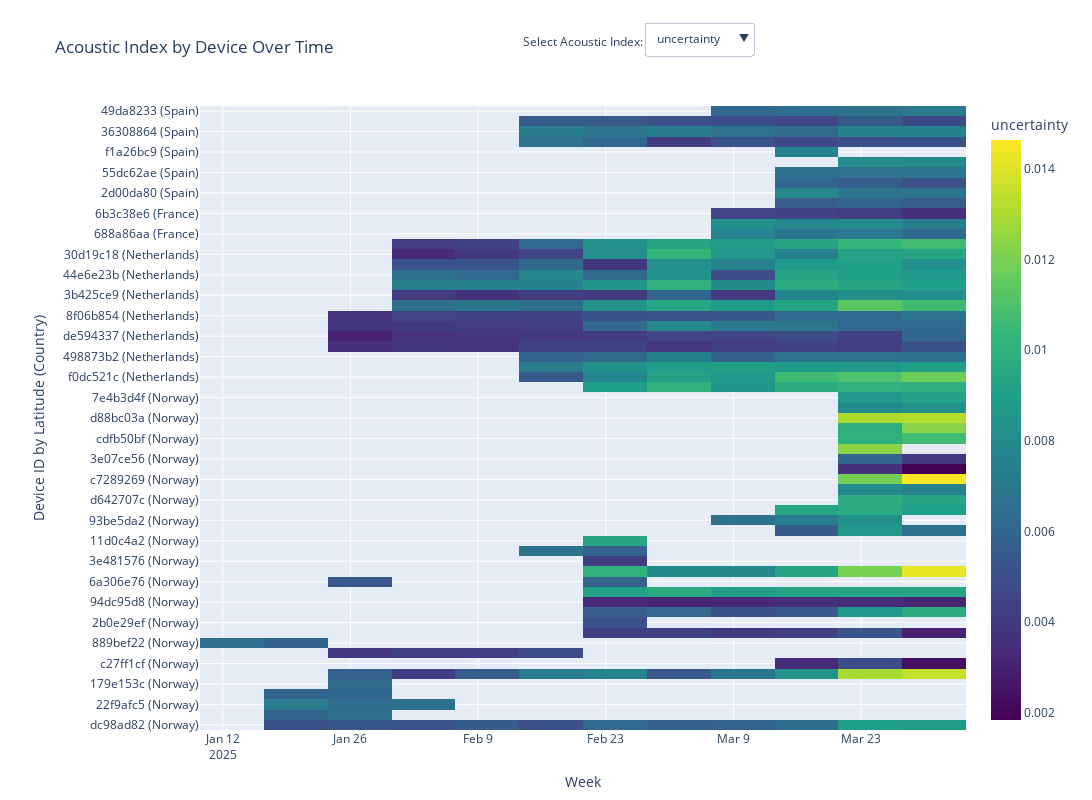

The notebook cell saved with this chart:
### Markdown cell above
# Plot uncertainty vs acoustic indices over time

### Code cell
import plotly.graph_objects as go

fig = go.Figure()

# Add a heatmap trace for each acoustic index
acoustic_indices = ['uncertainty', 'ACI', 'ADI', 'BI', 'Hf', 'NDSI', 'EVNspCount']

for i, index in enumerate(acoustic_indices):
    # Create pivot table but keep the ordering by latitude
    pivot_data = agg_df.pivot_table(
        values=index,
        index='device_id',
        columns=TIME_GRANULARITY,
        aggfunc='mean'
    )
    
    # Reorder the pivot table rows according to latitude
    pivot_data = pivot_data.reindex(device_labels['device_id'])
    
    # Set visibility
    visible = True if i == 0 else False
    
    # Add trace with ordered labels
    fig.add_trace(
        go.Heatmap(
            z=pivot_data.values,
            x=pivot_data.columns,
            y=device_labels['device_label'],  # Use the labels with country
            colorscale='Viridis',
            visible=visible,
            colorbar=dict(title=index),
            hovertemplate="Device: %{y}<br>{TIME_GRANULARITY}: %{x}<br>Value: %{z}<extra></extra>"
        )
    )

# Create buttons for dropdown menu
buttons = []
for i, index in enumerate(acoustic_indices):
    button = dict(
        method="update",
        label=index,
        args=[
            {"visible": [j == i for j in range(len(acoustic_indices))]},
            {"title": f"{index} by Device Over Time"}
        ]
    )
    buttons.append(button)

# Add dropdown menu
fig.update_layout(
    updatemenus=[
        dict(
            active=0,
            buttons=buttons,
            direction="down",
            pad={"r": 10, "t": 10},
            showactive=True,
            x=0.58,
            xanchor="left",
            y=1.15,
            yanchor="top"
        )
    ],
    title="Acoustic Index by Device Over Time",
    height=800,
    width=1200,
    xaxis_title="Week",
    yaxis_title="Device ID by Latitude (Country)",
    margin=dict(l=200, r=20, t=100, b=70),  # Increased left margin for longer labels
)

# Add a label for the dropdown
fig.add_annotation(
    text="Select Acoustic Index:",
    x=0.5,
    y=1.12,
    xref="paper",
    yref="paper",
    showarrow=False
)

# Show figure
fig.show()

### Figure 1 — Plotly figure (JSON) as saved in the notebook; plotly's stock layout.template omitted (floating-point values rounded to 4 significant figures; data arrays with more than 128 entries replaced by an {"elided": "..."} marker saying what was removed)
{"data": [{"colorbar": {"title": {"text": "uncertainty"}}, "colorscale": [[0, "#440154"], [0.1111, "#482878"], [0.2222, "#3e4989"], [0.3333, "#31688e"], [0.4444, "#26828e"], [0.5556, "#1f9e89"], [0.6667, "#35b779"], [0.7778, "#6ece58"], [0.8889, "#b5de2b"], [1, "#fde725"]], "hovertemplate": "Device: %{y}<br>Week: %{x}<br>Value: %{z}<extra></extra>", "type": "heatmap", "visible": true, "x": ["2025-01-13T00:00:00.000000", "2025-01-20T00:00:00.000000", "2025-01-27T00:00:00.000000", "2025-02-03T00:00:00.000000", "2025-02-10T00:00:00.000000", "2025-02-17T00:00:00.000000", "2025-02-24T00:00:00.000000", "2025-03-03T00:00:00.000000", "2025-03-10T00:00:00.000000", "2025-03-17T00:00:00.000000", "2025-03-24T00:00:00.000000", "2025-03-31T00:00:00.000000"], "y": ["dc98ad82 (Norway)", "1b36a79e (Norway)", "22f9afc5 (Norway)", "8ac55f2f (Norway)", "179e153c (Norway)", "4cb16fa2 (Norway)", "c27ff1cf (Norway)", "eb289bed (Norway)", "889bef22 (Norway)", "20069731 (Norway)", "2b0e29ef (Norway)", "d51cd90c (Norway)", "94dc95d8 (Norway)", "3c94309d (Norway)", "6a306e76 (Norway)", "1920e8d5 (Norway)", "3e481576 (Norway)", "932ef8d5 (Norway)", "11d0c4a2 (Norway)", "3b0c3815 (Norway)", "93be5da2 (Norway)", "e848f182 (Norway)", "d642707c (Norway)", "5bc534f0 (Norway)", "c7289269 (Norway)", "29eb3e1b (Norway)", "3e07ce56 (Norway)", "941752da (Norway)", "cdfb50bf (Norway)", "b91151a3 (Norway)", "d88bc03a (Norway)", "5a6ba752 (Norway)", "7e4b3d4f (Norway)", "d7a35b3c (Netherlands)", "f0dc521c (Netherlands)", "d593cb78 (Netherlands)", "498873b2 (Netherlands)", "9a2290fc (Netherlands)", "de594337 (Netherlands)", "6174ecbe (Netherlands)", "8f06b854 (Netherlands)", "cfc291d3 (Netherlands)", "3b425ce9 (Netherlands)", "fb104ba8 (Netherlands)", "44e6e23b (Netherlands)", "63c64349 (Netherlands)", "30d19c18 (Netherlands)", "438d2740 (Netherlands)", "688a86aa (France)", "c1405178 (France)", "6b3c38e6 (France)", "613266b (Spain)", "2d00da80 (Spain)", "1c1dcfe8 (Spain)", "55dc62ae (Spain)", "379e35d4 (Spain)", "f1a26bc9 (Spain)", "b5812468 (Spain)", "36308864 (Spain)", "8e7fead8 (Spain)", "49da8233 (Spain)"], "z": {"elided": "61x12 float values"}}, {"colorbar": {"title": {"text": "ACI"}}, "colorscale": [[0, "#440154"], [0.1111, "#482878"], [0.2222, "#3e4989"], [0.3333, "#31688e"], [0.4444, "#26828e"], [0.5556, "#1f9e89"], [0.6667, "#35b779"], [0.7778, "#6ece58"], [0.8889, "#b5de2b"], [1, "#fde725"]], "hovertemplate": "Device: %{y}<br>Week: %{x}<br>Value: %{z}<extra></extra>", "type": "heatmap", "visible": false, "x": ["2025-01-13T00:00:00.000000", "2025-01-20T00:00:00.000000", "2025-01-27T00:00:00.000000", "2025-02-03T00:00:00.000000", "2025-02-10T00:00:00.000000", "2025-02-17T00:00:00.000000", "2025-02-24T00:00:00.000000", "2025-03-03T00:00:00.000000", "2025-03-10T00:00:00.000000", "2025-03-17T00:00:00.000000", "2025-03-24T00:00:00.000000", "2025-03-31T00:00:00.000000"], "y": ["dc98ad82 (Norway)", "1b36a79e (Norway)", "22f9afc5 (Norway)", "8ac55f2f (Norway)", "179e153c (Norway)", "4cb16fa2 (Norway)", "c27ff1cf (Norway)", "eb289bed (Norway)", "889bef22 (Norway)", "20069731 (Norway)", "2b0e29ef (Norway)", "d51cd90c (Norway)", "94dc95d8 (Norway)", "3c94309d (Norway)", "6a306e76 (Norway)", "1920e8d5 (Norway)", "3e481576 (Norway)", "932ef8d5 (Norway)", "11d0c4a2 (Norway)", "3b0c3815 (Norway)", "93be5da2 (Norway)", "e848f182 (Norway)", "d642707c (Norway)", "5bc534f0 (Norway)", "c7289269 (Norway)", "29eb3e1b (Norway)", "3e07ce56 (Norway)", "941752da (Norway)", "cdfb50bf (Norway)", "b91151a3 (Norway)", "d88bc03a (Norway)", "5a6ba752 (Norway)", "7e4b3d4f (Norway)", "d7a35b3c (Netherlands)", "f0dc521c (Netherlands)", "d593cb78 (Netherlands)", "498873b2 (Netherlands)", "9a2290fc (Netherlands)", "de594337 (Netherlands)", "6174ecbe (Netherlands)", "8f06b854 (Netherlands)", "cfc291d3 (Netherlands)", "3b425ce9 (Netherlands)", "fb104ba8 (Netherlands)", "44e6e23b (Netherlands)", "63c64349 (Netherlands)", "30d19c18 (Netherlands)", "438d2740 (Netherlands)", "688a86aa (France)", "c1405178 (France)", "6b3c38e6 (France)", "613266b (Spain)", "2d00da80 (Spain)", "1c1dcfe8 (Spain)", "55dc62ae (Spain)", "379e35d4 (Spain)", "f1a26bc9 (Spain)", "b5812468 (Spain)", "36308864 (Spain)", "8e7fead8 (Spain)", "49da8233 (Spain)"], "z": {"elided": "61x12 float values"}}, {"colorbar": {"title": {"text": "ADI"}}, "colorscale": [[0, "#440154"], [0.1111, "#482878"], [0.2222, "#3e4989"], [0.3333, "#31688e"], [0.4444, "#26828e"], [0.5556, "#1f9e89"], [0.6667, "#35b779"], [0.7778, "#6ece58"], [0.8889, "#b5de2b"], [1, "#fde725"]], "hovertemplate": "Device: %{y}<br>Week: %{x}<br>Value: %{z}<extra></extra>", "type": "heatmap", "visible": false, "x": ["2025-01-13T00:00:00.000000", "2025-01-20T00:00:00.000000", "2025-01-27T00:00:00.000000", "2025-02-03T00:00:00.000000", "2025-02-10T00:00:00.000000", "2025-02-17T00:00:00.000000", "2025-02-24T00:00:00.000000", "2025-03-03T00:00:00.000000", "2025-03-10T00:00:00.000000", "2025-03-17T00:00:00.000000", "2025-03-24T00:00:00.000000", "2025-03-31T00:00:00.000000"], "y": ["dc98ad82 (Norway)", "1b36a79e (Norway)", "22f9afc5 (Norway)", "8ac55f2f (Norway)", "179e153c (Norway)", "4cb16fa2 (Norway)", "c27ff1cf (Norway)", "eb289bed (Norway)", "889bef22 (Norway)", "20069731 (Norway)", "2b0e29ef (Norway)", "d51cd90c (Norway)", "94dc95d8 (Norway)", "3c94309d (Norway)", "6a306e76 (Norway)", "1920e8d5 (Norway)", "3e481576 (Norway)", "932ef8d5 (Norway)", "11d0c4a2 (Norway)", "3b0c3815 (Norway)", "93be5da2 (Norway)", "e848f182 (Norway)", "d642707c (Norway)", "5bc534f0 (Norway)", "c7289269 (Norway)", "29eb3e1b (Norway)", "3e07ce56 (Norway)", "941752da (Norway)", "cdfb50bf (Norway)", "b91151a3 (Norway)", "d88bc03a (Norway)", "5a6ba752 (Norway)", "7e4b3d4f (Norway)", "d7a35b3c (Netherlands)", "f0dc521c (Netherlands)", "d593cb78 (Netherlands)", "498873b2 (Netherlands)", "9a2290fc (Netherlands)", "de594337 (Netherlands)", "6174ecbe (Netherlands)", "8f06b854 (Netherlands)", "cfc291d3 (Netherlands)", "3b425ce9 (Netherlands)", "fb104ba8 (Netherlands)", "44e6e23b (Netherlands)", "63c64349 (Netherlands)", "30d19c18 (Netherlands)", "438d2740 (Netherlands)", "688a86aa (France)", "c1405178 (France)", "6b3c38e6 (France)", "613266b (Spain)", "2d00da80 (Spain)", "1c1dcfe8 (Spain)", "55dc62ae (Spain)", "379e35d4 (Spain)", "f1a26bc9 (Spain)", "b5812468 (Spain)", "36308864 (Spain)", "8e7fead8 (Spain)", "49da8233 (Spain)"], "z": {"elided": "61x12 float values"}}, {"colorbar": {"title": {"text": "BI"}}, "colorscale": [[0, "#440154"], [0.1111, "#482878"], [0.2222, "#3e4989"], [0.3333, "#31688e"], [0.4444, "#26828e"], [0.5556, "#1f9e89"], [0.6667, "#35b779"], [0.7778, "#6ece58"], [0.8889, "#b5de2b"], [1, "#fde725"]], "hovertemplate": "Device: %{y}<br>Week: %{x}<br>Value: %{z}<extra></extra>", "type": "heatmap", "visible": false, "x": ["2025-01-13T00:00:00.000000", "2025-01-20T00:00:00.000000", "2025-01-27T00:00:00.000000", "2025-02-03T00:00:00.000000", "2025-02-10T00:00:00.000000", "2025-02-17T00:00:00.000000", "2025-02-24T00:00:00.000000", "2025-03-03T00:00:00.000000", "2025-03-10T00:00:00.000000", "2025-03-17T00:00:00.000000", "2025-03-24T00:00:00.000000", "2025-03-31T00:00:00.000000"], "y": ["dc98ad82 (Norway)", "1b36a79e (Norway)", "22f9afc5 (Norway)", "8ac55f2f (Norway)", "179e153c (Norway)", "4cb16fa2 (Norway)", "c27ff1cf (Norway)", "eb289bed (Norway)", "889bef22 (Norway)", "20069731 (Norway)", "2b0e29ef (Norway)", "d51cd90c (Norway)", "94dc95d8 (Norway)", "3c94309d (Norway)", "6a306e76 (Norway)", "1920e8d5 (Norway)", "3e481576 (Norway)", "932ef8d5 (Norway)", "11d0c4a2 (Norway)", "3b0c3815 (Norway)", "93be5da2 (Norway)", "e848f182 (Norway)", "d642707c (Norway)", "5bc534f0 (Norway)", "c7289269 (Norway)", "29eb3e1b (Norway)", "3e07ce56 (Norway)", "941752da (Norway)", "cdfb50bf (Norway)", "b91151a3 (Norway)", "d88bc03a (Norway)", "5a6ba752 (Norway)", "7e4b3d4f (Norway)", "d7a35b3c (Netherlands)", "f0dc521c (Netherlands)", "d593cb78 (Netherlands)", "498873b2 (Netherlands)", "9a2290fc (Netherlands)", "de594337 (Netherlands)", "6174ecbe (Netherlands)", "8f06b854 (Netherlands)", "cfc291d3 (Netherlands)", "3b425ce9 (Netherlands)", "fb104ba8 (Netherlands)", "44e6e23b (Netherlands)", "63c64349 (Netherlands)", "30d19c18 (Netherlands)", "438d2740 (Netherlands)", "688a86aa (France)", "c1405178 (France)", "6b3c38e6 (France)", "613266b (Spain)", "2d00da80 (Spain)", "1c1dcfe8 (Spain)", "55dc62ae (Spain)", "379e35d4 (Spain)", "f1a26bc9 (Spain)", "b5812468 (Spain)", "36308864 (Spain)", "8e7fead8 (Spain)", "49da8233 (Spain)"], "z": {"elided": "61x12 float values"}}, {"colorbar": {"title": {"text": "Hf"}}, "colorscale": [[0, "#440154"], [0.1111, "#482878"], [0.2222, "#3e4989"], [0.3333, "#31688e"], [0.4444, "#26828e"], [0.5556, "#1f9e89"], [0.6667, "#35b779"], [0.7778, "#6ece58"], [0.8889, "#b5de2b"], [1, "#fde725"]], "hovertemplate": "Device: %{y}<br>Week: %{x}<br>Value: %{z}<extra></extra>", "type": "heatmap", "visible": false, "x": ["2025-01-13T00:00:00.000000", "2025-01-20T00:00:00.000000", "2025-01-27T00:00:00.000000", "2025-02-03T00:00:00.000000", "2025-02-10T00:00:00.000000", "2025-02-17T00:00:00.000000", "2025-02-24T00:00:00.000000", "2025-03-03T00:00:00.000000", "2025-03-10T00:00:00.000000", "2025-03-17T00:00:00.000000", "2025-03-24T00:00:00.000000", "2025-03-31T00:00:00.000000"], "y": ["dc98ad82 (Norway)", "1b36a79e (Norway)", "22f9afc5 (Norway)", "8ac55f2f (Norway)", "179e153c (Norway)", "4cb16fa2 (Norway)", "c27ff1cf (Norway)", "eb289bed (Norway)", "889bef22 (Norway)", "20069731 (Norway)", "2b0e29ef (Norway)", "d51cd90c (Norway)", "94dc95d8 (Norway)", "3c94309d (Norway)", "6a306e76 (Norway)", "1920e8d5 (Norway)", "3e481576 (Norway)", "932ef8d5 (Norway)", "11d0c4a2 (Norway)", "3b0c3815 (Norway)", "93be5da2 (Norway)", "e848f182 (Norway)", "d642707c (Norway)", "5bc534f0 (Norway)", "c7289269 (Norway)", "29eb3e1b (Norway)", "3e07ce56 (Norway)", "941752da (Norway)", "cdfb50bf (Norway)", "b91151a3 (Norway)", "d88bc03a (Norway)", "5a6ba752 (Norway)", "7e4b3d4f (Norway)", "d7a35b3c (Netherlands)", "f0dc521c (Netherlands)", "d593cb78 (Netherlands)", "498873b2 (Netherlands)", "9a2290fc (Netherlands)", "de594337 (Netherlands)", "6174ecbe (Netherlands)", "8f06b854 (Netherlands)", "cfc291d3 (Netherlands)", "3b425ce9 (Netherlands)", "fb104ba8 (Netherlands)", "44e6e23b (Netherlands)", "63c64349 (Netherlands)", "30d19c18 (Netherlands)", "438d2740 (Netherlands)", "688a86aa (France)", "c1405178 (France)", "6b3c38e6 (France)", "613266b (Spain)", "2d00da80 (Spain)", "1c1dcfe8 (Spain)", "55dc62ae (Spain)", "379e35d4 (Spain)", "f1a26bc9 (Spain)", "b5812468 (Spain)", "36308864 (Spain)", "8e7fead8 (Spain)", "49da8233 (Spain)"], "z": {"elided": "61x12 float values"}}, {"colorbar": {"title": {"text": "NDSI"}}, "colorscale": [[0, "#440154"], [0.1111, "#482878"], [0.2222, "#3e4989"], [0.3333, "#31688e"], [0.4444, "#26828e"], [0.5556, "#1f9e89"], [0.6667, "#35b779"], [0.7778, "#6ece58"], [0.8889, "#b5de2b"], [1, "#fde725"]], "hovertemplate": "Device: %{y}<br>Week: %{x}<br>Value: %{z}<extra></extra>", "type": "heatmap", "visible": false, "x": ["2025-01-13T00:00:00.000000", "2025-01-20T00:00:00.000000", "2025-01-27T00:00:00.000000", "2025-02-03T00:00:00.000000", "2025-02-10T00:00:00.000000", "2025-02-17T00:00:00.000000", "2025-02-24T00:00:00.000000", "2025-03-03T00:00:00.000000", "2025-03-10T00:00:00.000000", "2025-03-17T00:00:00.000000", "2025-03-24T00:00:00.000000", "2025-03-31T00:00:00.000000"], "y": ["dc98ad82 (Norway)", "1b36a79e (Norway)", "22f9afc5 (Norway)", "8ac55f2f (Norway)", "179e153c (Norway)", "4cb16fa2 (Norway)", "c27ff1cf (Norway)", "eb289bed (Norway)", "889bef22 (Norway)", "20069731 (Norway)", "2b0e29ef (Norway)", "d51cd90c (Norway)", "94dc95d8 (Norway)", "3c94309d (Norway)", "6a306e76 (Norway)", "1920e8d5 (Norway)", "3e481576 (Norway)", "932ef8d5 (Norway)", "11d0c4a2 (Norway)", "3b0c3815 (Norway)", "93be5da2 (Norway)", "e848f182 (Norway)", "d642707c (Norway)", "5bc534f0 (Norway)", "c7289269 (Norway)", "29eb3e1b (Norway)", "3e07ce56 (Norway)", "941752da (Norway)", "cdfb50bf (Norway)", "b91151a3 (Norway)", "d88bc03a (Norway)", "5a6ba752 (Norway)", "7e4b3d4f (Norway)", "d7a35b3c (Netherlands)", "f0dc521c (Netherlands)", "d593cb78 (Netherlands)", "498873b2 (Netherlands)", "9a2290fc (Netherlands)", "de594337 (Netherlands)", "6174ecbe (Netherlands)", "8f06b854 (Netherlands)", "cfc291d3 (Netherlands)", "3b425ce9 (Netherlands)", "fb104ba8 (Netherlands)", "44e6e23b (Netherlands)", "63c64349 (Netherlands)", "30d19c18 (Netherlands)", "438d2740 (Netherlands)", "688a86aa (France)", "c1405178 (France)", "6b3c38e6 (France)", "613266b (Spain)", "2d00da80 (Spain)", "1c1dcfe8 (Spain)", "55dc62ae (Spain)", "379e35d4 (Spain)", "f1a26bc9 (Spain)", "b5812468 (Spain)", "36308864 (Spain)", "8e7fead8 (Spain)", "49da8233 (Spain)"], "z": {"elided": "61x12 float values"}}, {"colorbar": {"title": {"text": "EVNspCount"}}, "colorscale": [[0, "#440154"], [0.1111, "#482878"], [0.2222, "#3e4989"], [0.3333, "#31688e"], [0.4444, "#26828e"], [0.5556, "#1f9e89"], [0.6667, "#35b779"], [0.7778, "#6ece58"], [0.8889, "#b5de2b"], [1, "#fde725"]], "hovertemplate": "Device: %{y}<br>Week: %{x}<br>Value: %{z}<extra></extra>", "type": "heatmap", "visible": false, "x": ["2025-01-13T00:00:00.000000", "2025-01-20T00:00:00.000000", "2025-01-27T00:00:00.000000", "2025-02-03T00:00:00.000000", "2025-02-10T00:00:00.000000", "2025-02-17T00:00:00.000000", "2025-02-24T00:00:00.000000", "2025-03-03T00:00:00.000000", "2025-03-10T00:00:00.000000", "2025-03-17T00:00:00.000000", "2025-03-24T00:00:00.000000", "2025-03-31T00:00:00.000000"], "y": ["dc98ad82 (Norway)", "1b36a79e (Norway)", "22f9afc5 (Norway)", "8ac55f2f (Norway)", "179e153c (Norway)", "4cb16fa2 (Norway)", "c27ff1cf (Norway)", "eb289bed (Norway)", "889bef22 (Norway)", "20069731 (Norway)", "2b0e29ef (Norway)", "d51cd90c (Norway)", "94dc95d8 (Norway)", "3c94309d (Norway)", "6a306e76 (Norway)", "1920e8d5 (Norway)", "3e481576 (Norway)", "932ef8d5 (Norway)", "11d0c4a2 (Norway)", "3b0c3815 (Norway)", "93be5da2 (Norway)", "e848f182 (Norway)", "d642707c (Norway)", "5bc534f0 (Norway)", "c7289269 (Norway)", "29eb3e1b (Norway)", "3e07ce56 (Norway)", "941752da (Norway)", "cdfb50bf (Norway)", "b91151a3 (Norway)", "d88bc03a (Norway)", "5a6ba752 (Norway)", "7e4b3d4f (Norway)", "d7a35b3c (Netherlands)", "f0dc521c (Netherlands)", "d593cb78 (Netherlands)", "498873b2 (Netherlands)", "9a2290fc (Netherlands)", "de594337 (Netherlands)", "6174ecbe (Netherlands)", "8f06b854 (Netherlands)", "cfc291d3 (Netherlands)", "3b425ce9 (Netherlands)", "fb104ba8 (Netherlands)", "44e6e23b (Netherlands)", "63c64349 (Netherlands)", "30d19c18 (Netherlands)", "438d2740 (Netherlands)", "688a86aa (France)", "c1405178 (France)", "6b3c38e6 (France)", "613266b (Spain)", "2d00da80 (Spain)", "1c1dcfe8 (Spain)", "55dc62ae (Spain)", "379e35d4 (Spain)", "f1a26bc9 (Spain)", "b5812468 (Spain)", "36308864 (Spain)", "8e7fead8 (Spain)", "49da8233 (Spain)"], "z": {"elided": "61x12 float values"}}], "layout": {"annotations": [{"showarrow": false, "text": "Select Acoustic Index:", "x": 0.5, "xref": "paper", "y": 1.12, "yref": "paper"}], "height": 800, "margin": {"b": 70, "l": 200, "r": 20, "t": 100}, "title": {"text": "Acoustic Index by Device Over Time"}, "updatemenus": [{"active": 0, "buttons": [{"args": [{"visible": [true, false, false, false, false, false, false]}, {"title": "uncertainty by Device Over Time"}], "label": "uncertainty", "method": "update"}, {"args": [{"visible": [false, true, false, false, false, false, false]}, {"title": "ACI by Device Over Time"}], "label": "ACI", "method": "update"}, {"args": [{"visible": [false, false, true, false, false, false, false]}, {"title": "ADI by Device Over Time"}], "label": "ADI", "method": "update"}, {"args": [{"visible": [false, false, false, true, false, false, false]}, {"title": "BI by Device Over Time"}], "label": "BI", "method": "update"}, {"args": [{"visible": [false, false, false, false, true, false, false]}, {"title": "Hf by Device Over Time"}], "label": "Hf", "method": "update"}, {"args": [{"visible": [false, false, false, false, false, true, false]}, {"title": "NDSI by Device Over Time"}], "label": "NDSI", "method": "update"}, {"args": [{"visible": [false, false, false, false, false, false, true]}, {"title": "EVNspCount by Device Over Time"}], "label": "EVNspCount", "method": "update"}], "direction": "down", "pad": {"r": 10, "t": 10}, "showactive": true, "x": 0.58, "xanchor": "left", "y": 1.15, "yanchor": "top"}], "width": 1200, "xaxis": {"title": {"text": "Week"}}, "yaxis": {"title": {"text": "Device ID by Latitude (Country)"}}}}
